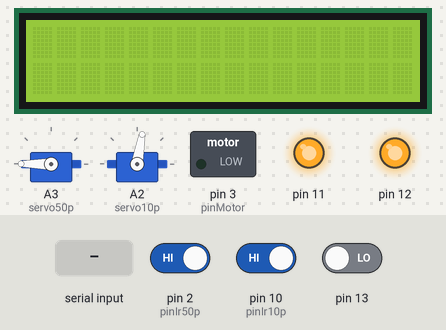
Recording of a sketch running on a simulated Arduino Uno, built with avr-gcc and run on an emulated ATmega328P. Parts: 2 × servo, 16×2 character LCD, switched loads named in the sketch (green lamp = pin HIGH), output pins drawn as LEDs (lit = HIGH). Inputs (shaded band) come from the test bench; at power-on: pin 2 (pinIr50p) HIGH, pin 10 (pinIr10p) HIGH, pin 13 LOW. What the sketch prints to the serial monitor is not drawn.

Above: at 1.2 s.
1.3 s: "4" received over Serial
At 2.1 s:
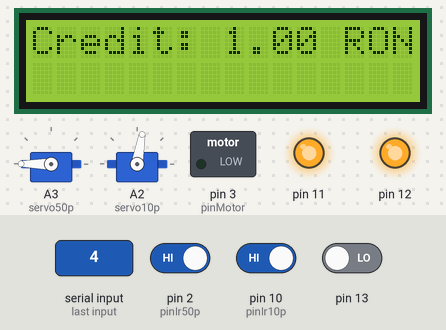
2.8 s: pin 2 (pinIr50p) driven LOW
At 3.2 s:
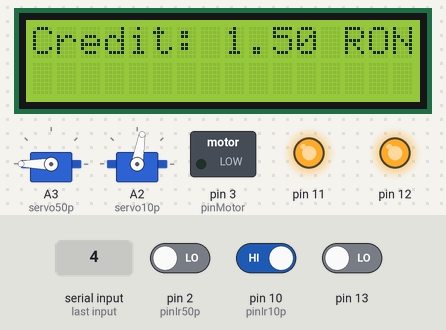
4.3 s: pin 10 (pinIr10p) driven LOW
At 5.5 s:
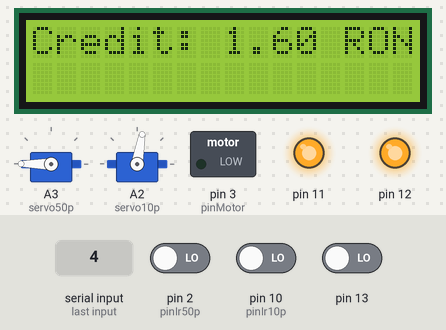
5.8 s: "5" received over Serial
At 6.8 s:
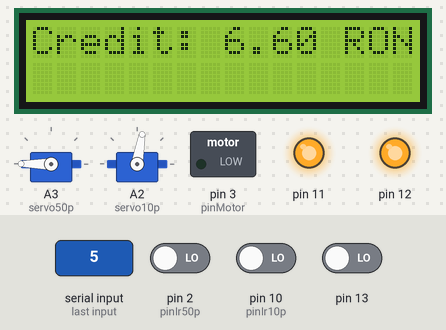
7.3 s: pin 13 driven HIGH
At 14.3 s:
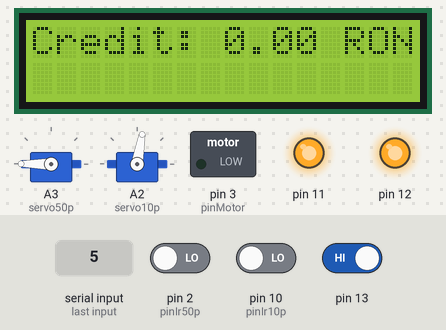
Timing chart, 0 to 15.3 s (numbered marks = the images above; inputs shaded):
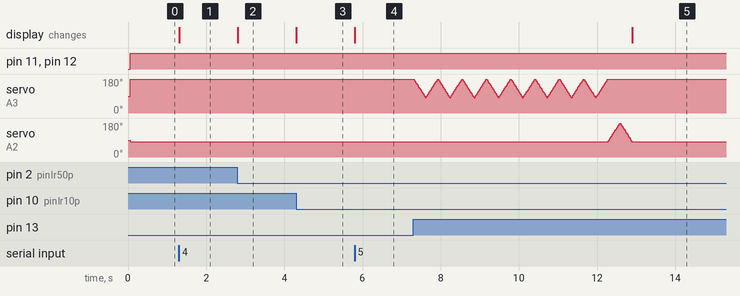

The sketch:

numarat_bun_v2.ino
```cpp
#include <LiquidCrystal.h>
#include<Servo.h>
const int rs = 8, en = 9, d4 = 7, d5 = 6, d6 = 5, d7 = 4;
LiquidCrystal lcd(rs, en, d4, d5, d6, d7);
const int pinIr10p = 10;
const int pinIr50p = 2;
int IRvalue10p = 0;
int IRvalue50p = 0;
int buton1=0;
const float costProdus=250;
Servo servo50p;
Servo servo10p;
const int pinIrStart =10;
int pinMotor = 3;
int IRvalueStart = 0;

int coinCount = 0;
float MoneyWorth = 0;
int flag1;
int flag2;
int Rest=0;
int pos=0;
int nrRest50=0;
int nrRest10=0;
int copie;
#include "SPI.h"
/* Set the LOAD (CS) digital pin number*/
#define LOAD 10
/* Create somewhere to store the message*/
String message = "BEEF";
/* Create an instance of the library */


void setup()
{
//  servo10p.attach(A2);
  servo50p.attach(A3);
  servo10p.attach(A2);
  pinMode(12,OUTPUT);
  pinMode(11,OUTPUT);
  pinMode(3,INPUT);
  Serial.begin(9600);
  pinMode(pinIr10p,INPUT);
  pinMode(pinIrStart,INPUT);
  pinMode(pinMotor,OUTPUT);
   lcd.begin(16, 2);

 servo50p.write(180);
 servo10p.write(80);

  //Welcome message
  byte Loopcounter;
  byte Position;

}

void loop()
{
  IRvalue10p = digitalRead(pinIr10p);
  IRvalue50p = digitalRead(pinIr50p);
  IRvalueStart = digitalRead(pinIrStart);
  char serialinput=Serial.read();
  digitalWrite(12,HIGH);
  digitalWrite(11,HIGH);
  if(digitalRead(13)==HIGH && digitalRead(3)==LOW)
  {
    if(MoneyWorth>250)
    {
      MoneyWorth=MoneyWorth-250;
      copie=MoneyWorth;
      nrRest50=copie/50;
      MoneyWorth=MoneyWorth-50*nrRest50;
      copie=MoneyWorth;
      servofunc50(nrRest50);
      nrRest10=copie/10;
      MoneyWorth=MoneyWorth-10*nrRest10;
      servofunc10(nrRest10);
      Serial.write("1");
      displayAmountSerial();

    }
  }

  if(digitalRead(3)==HIGH && digitalRead(13)==LOW)
  {
    if(MoneyWorth>400)
    {
      MoneyWorth=MoneyWorth-400;
      copie=MoneyWorth;
      nrRest50=copie/50;
      MoneyWorth=MoneyWorth-50*nrRest50;
      copie=MoneyWorth;
      servofunc50(nrRest50);
      nrRest10=copie/10;
      MoneyWorth=MoneyWorth-10*nrRest10;
      servofunc10(nrRest10);
      Serial.write("2");
      displayAmountSerial();
    }
  }

  if ((IRvalue10p == 0) && (flag1 == 0)) {
    MoneyWorth = MoneyWorth + 10;
    displayAmountSerial();
    flag1=1;
    delay(200);
   }

  if (( IRvalue10p == 1) && (flag1 == 1)) {
    flag1=0;
   }

  if ((IRvalue50p == 0) && (flag2 == 0)) {
    MoneyWorth = MoneyWorth + 50;
    displayAmountSerial();
    flag2=1;
    delay(200);
   }

   if (( IRvalue50p == 1) && (flag2 == 1)) {
    flag2=0;
   }
 if(serialinput=='4'){
    MoneyWorth = MoneyWorth + 100;
    displayAmountSerial();
    Serial.write("3");
    delay(200);
  }
 if(serialinput=='5'){
    MoneyWorth = MoneyWorth + 500;
    displayAmountSerial();
    Serial.write("3");
    delay(200);
  }
}
void displayAmountSerial(){

    lcd.clear();
    /*
    Serial.print("Sunt ");
    Serial.print(coinCount);
    Serial.print(" banuti iar suma totala este : ");
    Serial.print(MoneyWorth/100);
    Serial.println("bani");
    Serial.println();
    */
    lcd.print("Credit: ");
    lcd.print(MoneyWorth/100);
    lcd.print(" RON");
}
void servofunc50(int count){
  for(int i=0;i<count;i++)
  {
   for (pos = 180; pos >= 80; pos -= 1) { // goes from 180 degrees to 0 degrees
    servo50p.write(pos);              // tell servo to go to position in variable 'pos'
   delay(3);                       // waits 15ms for the servo to reach the position
  }
  for (pos = 80; pos <= 180; pos++) {
    servo50p.write(pos);
    delay(3);
  }
  }
}
void servofunc10(int count){
  for(int i=0;i<count;i++)
  {
  for (pos = 80; pos <= 180; pos++) {
    servo10p.write(pos);
    delay(3);
  }
  for (pos = 180; pos >= 80; pos -= 1) { // goes from 180 degrees to 0 degrees
    servo10p.write(pos);              // tell servo to go to position in variable 'pos'
   delay(3);                       // waits 15ms for the servo to reach the position
  }
  }
}
```

Measured:
- after the input at 1.3 s, the display: changes at once (image 1)
- after the input at 2.8 s, the display: changes at once (image 2)
- after the input at 4.3 s, the display: changes at once (image 3)
- after the input at 5.8 s, the display: changes at once (image 4)
